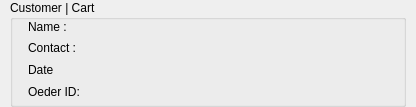
                  <widget class="QFrame" name="phoneform_customer_section">
                   <property name="sizePolicy">
                    <sizepolicy hsizetype="Preferred" vsizetype="Preferred">
                     <horstretch>0</horstretch>
                     <verstretch>0</verstretch>
                    </sizepolicy>
                   </property>
                   <property name="minimumSize">
                    <size>
                     <width>400</width>
                     <height>0</height>
                    </size>
                   </property>
                   <property name="maximumSize">
                    <size>
                     <width>600</width>
                     <height>16777215</height>
                    </size>
                   </property>
                   <property name="styleSheet">
                    <string notr="true"/>
                   </property>
                   <property name="frameShape">
                    <enum>QFrame::NoFrame</enum>
                   </property>
                   <property name="frameShadow">
                    <enum>QFrame::Raised</enum>
                   </property>
                   <layout class="QVBoxLayout" name="verticalLayout_6">
                    <property name="spacing">
                     <number>0</number>
                    </property>
                    <property name="leftMargin">
                     <number>10</number>
                    </property>
                    <property name="topMargin">
                     <number>0</number>
                    </property>
                    <property name="rightMargin">
                     <number>10</number>
                    </property>
                    <property name="bottomMargin">
                     <number>0</number>
                    </property>
                    <item>
                     <widget class="QGroupBox" name="customer_group">
                      <property name="enabled">
                       <bool>true</bool>
                      </property>
                      <property name="minimumSize">
                       <size>
                        <width>396</width>
                        <height>0</height>
                       </size>
                      </property>
                      <property name="maximumSize">
                       <size>
                        <width>16777215</width>
                        <height>16777215</height>
                       </size>
                      </property>
                      <property name="title">
                       <string>Customer | Cart</string>
                      </property>
                      <layout class="QGridLayout" name="gridLayout_4">
                       <property name="leftMargin">
                        <number>15</number>
                       </property>
                       <property name="topMargin">
                        <number>0</number>
                       </property>
                       <property name="rightMargin">
                        <number>20</number>
                       </property>
                       <property name="bottomMargin">
                        <number>5</number>
                       </property>
                       <property name="spacing">
                        <number>7</number>
                       </property>
                       <item row="3" column="0">
                        <widget class="QLabel" name="label_25">
                         <property name="text">
                          <string>Oeder ID:</string>
                         </property>
                        </widget>
                       </item>
                       <item row="2" column="0">
                        <widget class="QLabel" name="label_4">
                         <property name="styleSheet">
                          <string notr="true"/>
                         </property>
                         <property name="text">
                          <string>Date</string>
                         </property>
                        </widget>
                       </item>
                       <item row="3" column="1">
                        <widget class="QFrame" name="frame_14">
                         <property name="minimumSize">
                          <size>
                           <width>0</width>
                           <height>15</height>
                          </size>
                         </property>
                         <property name="styleSheet">
                          <string notr="true"/>
                         </property>
                         <property name="frameShape">
                          <enum>QFrame::NoFrame</enum>
                         </property>
                         <property name="frameShadow">
                          <enum>QFrame::Raised</enum>
                         </property>
                         <layout class="QVBoxLayout" name="phone_order_id_frame">
                          <property name="spacing">
                           <number>0</number>
                          </property>
                          <property name="leftMargin">
                           <number>0</number>
                          </property>
                          <property name="topMargin">
                           <number>0</number>
                          </property>
                          <property name="rightMargin">
                           <number>0</number>
                          </property>
                          <property name="bottomMargin">
                           <number>0</number>
                          </property>
                         </layout>
                        </widget>
                       </item>
                       <item row="0" column="1">
                        <widget class="QFrame" name="customer_name">
                         <property name="maximumSize">
                          <size>
                           <width>16777215</width>
                           <height>60</height>
                          </size>
                         </property>
                         <property name="styleSheet">
                          <string notr="true"/>
                         </property>
                         <property name="frameShape">
                          <enum>QFrame::NoFrame</enum>
                         </property>
                         <property name="frameShadow">
                          <enum>QFrame::Raised</enum>
                         </property>
                         <layout class="QVBoxLayout" name="customer_name_edit">
                          <property name="spacing">
                           <number>0</number>
                          </property>
                          <property name="leftMargin">
                           <number>0</number>
                          </property>
                          <property name="topMargin">
                           <number>0</number>
                          </property>
                          <property name="rightMargin">
                           <number>0</number>
                          </property>
                          <property name="bottomMargin">
                           <number>0</number>
                          </property>
                         </layout>
                        </widget>
                       </item>
                       <item row="1" column="1">
                        <widget class="QFrame" name="customer_contact">
                         <property name="styleSheet">
                          <string notr="true"/>
                         </property>
                         <property name="frameShape">
                          <enum>QFrame::NoFrame</enum>
                         </property>
                         <property name="frameShadow">
                          <enum>QFrame::Raised</enum>
                         </property>
                         <layout class="QVBoxLayout" name="customer_contact_edit">
                          <property name="spacing">
                           <number>0</number>
                          </property>
                          <property name="leftMargin">
                           <number>0</number>
                          </property>
                          <property name="topMargin">
                           <number>0</number>
                          </property>
                          <property name="rightMargin">
                           <number>0</number>
                          </property>
                          <property name="bottomMargin">
                           <number>0</number>
                          </property>
                         </layout>
                        </widget>
                       </item>
                       <item row="2" column="1">
                        <widget class="QFrame" name="cart_id">
                         <property name="minimumSize">
                          <size>
                           <width>0</width>
                           <height>15</height>
                          </size>
                         </property>
                         <property name="styleSheet">
                          <string notr="true"/>
                         </property>
                         <property name="frameShape">
                          <enum>QFrame::NoFrame</enum>
                         </property>
                         <property name="frameShadow">
                          <enum>QFrame::Raised</enum>
                         </property>
                         <layout class="QVBoxLayout" name="phone_date_frame">
                          <property name="spacing">
                           <number>0</number>
                          </property>
                          <property name="leftMargin">
                           <number>0</number>
                          </property>
                          <property name="topMargin">
                           <number>0</number>
                          </property>
                          <property name="rightMargin">
                           <number>0</number>
                          </property>
                          <property name="bottomMargin">
                           <number>0</number>
                          </property>
                         </layout>
                        </widget>
                       </item>
                       <item row="0" column="0">
                        <widget class="QLabel" name="label_3">
                         <property name="minimumSize">
                          <size>
                           <width>0</width>
                           <height>0</height>
                          </size>
                         </property>
                         <property name="maximumSize">
                          <size>
                           <width>16777215</width>
                           <height>16777215</height>
                          </size>
                         </property>
                         <property name="text">
                          <string>Name :</string>
                         </property>
                        </widget>
                       </item>
                       <item row="1" column="0">
                        <widget class="QLabel" name="label_2">
                         <property name="text">
                          <string>Contact :</string>
                         </property>
                        </widget>
                       </item>
                      </layout>
                     </widget>
                    </item>
                   </layout>
                  </widget>
